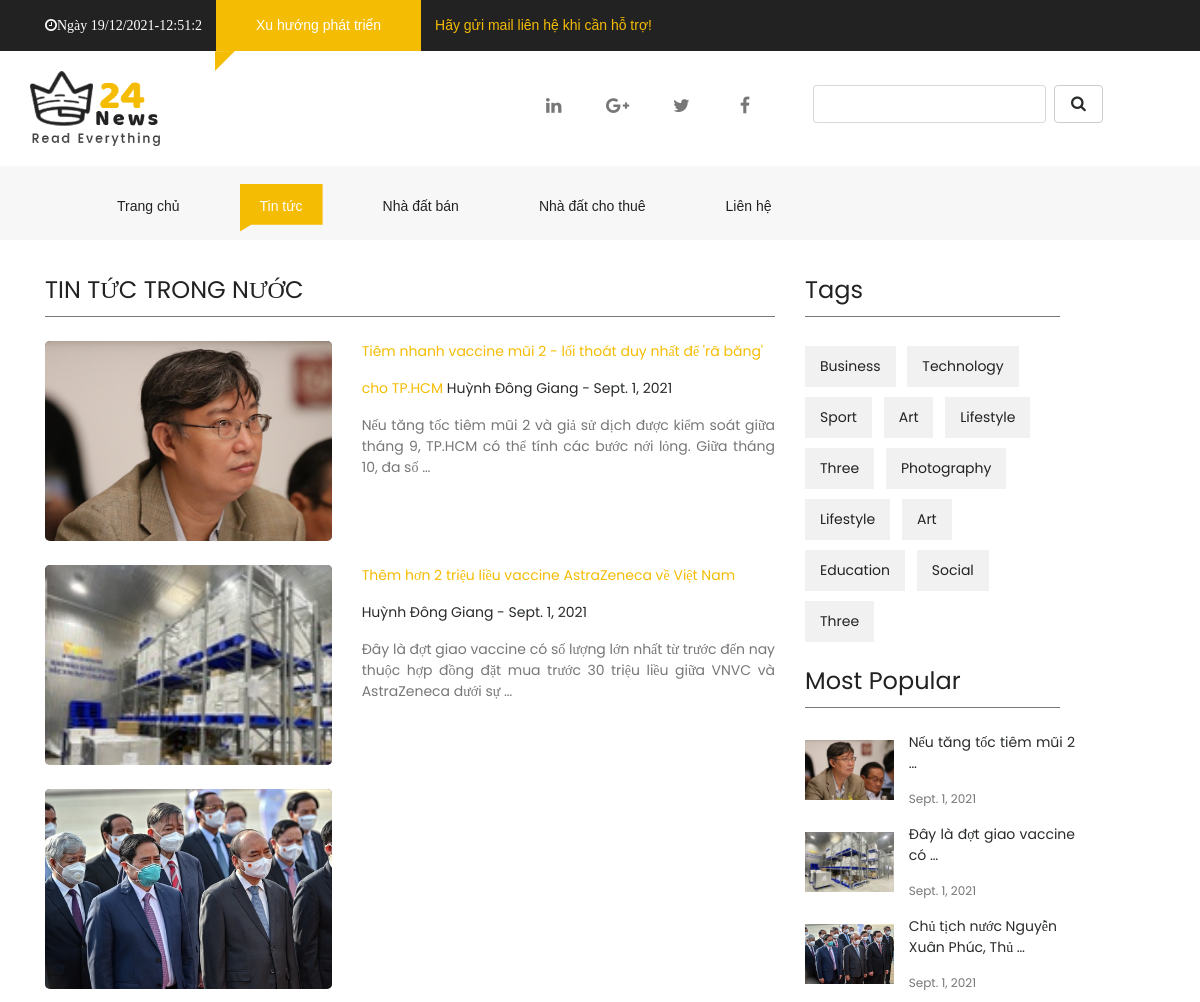
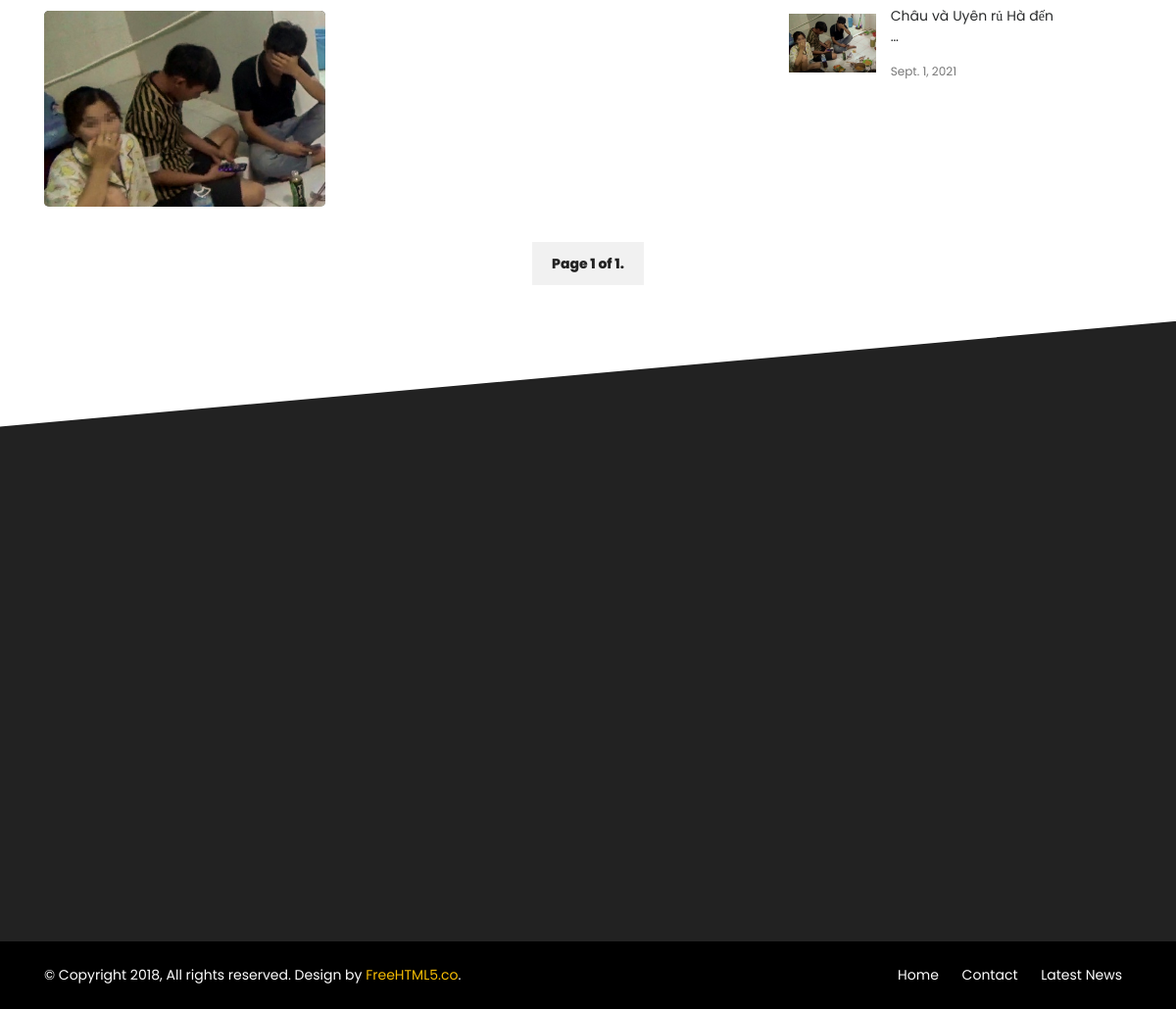
Screenshot of /tin_tuc/ with the database file from the repository (2 pictures, top to bottom).
### stories/models.py (models this page shows)
class Story(models.Model):
    name = models.CharField(unique=True, max_length=250)
    author = models.CharField(max_length=250)
    url = models.CharField(max_length=200, blank=True, null=True)
    content = RichTextUploadingField()
    public_day = models.DateField()
    category = models.ForeignKey(Category, models.DO_NOTHING)
    image = models.ImageField(upload_to='images')

### stories/views.py (the view)
# urls.py: path('tin_tuc/', views.news, name='tin_tuc'),
def news(request):
    list_story = Story.objects.filter(category_id=3)
    paginator = Paginator(list_story, 4)
    page_number = request.GET.get('page')
    page_obj = paginator.get_page(page_number)
    return render(request, 'stories/news.html', context={
        'List_story': list_story,
        'page_obj': page_obj,
    })

### stories/templates/stories/news.html (shortened to what this page needs)
{% extends 'stories/Masterbase.html' %}
{% load static %}
{% block content %}
    <div class="container-fluid pb-4 pt-4 paddding">
        <div class="container paddding">
            <div class="row mx-0">
                <div class="col-md-8 animate-box" data-animate-effect="fadeInLeft">
                    <div>
                        <div class="fh5co_heading fh5co_heading_border_bottom py-2 mb-4">TIN TỨC TRONG NƯỚC</div>
                    </div>
                    {% for story in page_obj %}
                        <div class="row pb-4">
                        <div class="col-md-5">
                            <div class="fh5co_hover_news_img">
                                <div class="fh5co_news_img"><img src="{{ story.image.url }}" alt=""/>
                                </div>
                            </div>
                        </div>
                        <div class="col-md-7 animate-box">
                            <a href='{% url 'stories:chi_tiet' story.id %}'> {{ story.name }} </a>
                            <a class="fh5co_mini_time py-3"> {{ story.author}} - {{ story.public_day}}</a>
                            <div class="fh5co_consectetur"> {{ story.content|safe|truncatewords:30 }}
                            </div>
                        </div>
                    </div>
                    {% endfor %}
                </div>
                <div class="col-md-3 animate-box" data-animate-effect="fadeInRight">
                    <div>
                        <div class="fh5co_heading fh5co_heading_border_bottom py-2 mb-4">Tags</div>
                    </div>
                    <div class="fh5co_tags_all">
                        <a href="#" class="fh5co_tagg">Business</a>
                        <a href="#" class="fh5co_tagg">Technology</a>
                        <a href="#" class="fh5co_tagg">Sport</a>
                        <a href="#" class="fh5co_tagg">Art</a>
                        <a href="#" class="fh5co_tagg">Lifestyle</a>
                        <a href="#" class="fh5co_tagg">Three</a>
                        <a href="#" class="fh5co_tagg">Photography</a>
                        <a href="#" class="fh5co_tagg">Lifestyle</a>
                        <a href="#" class="fh5co_tagg">Art</a>
                        <a href="#" class="fh5co_tagg">Education</a>
                        <a href="#" class="fh5co_tagg">Social</a>
                        <a href="#" class="fh5co_tagg">Three</a>
                    </div>
                    <div>
                        <div class="fh5co_heading fh5co_heading_border_bottom pt-3 py-2 mb-4">Most Popular</div>
                    </div>
                   {% for story in List_story %}
                         <div class="row pb-3">
                        <div class="col-5 align-self-center">
                            <a href="{% url 'stories:chi_tiet' story.id %}">
                                <img src="{{ story.image.url }}" alt="img" class="fh5co_most_trading"/>
                            </a>
                        </div>
                        <div class="col-7 paddding">
                            <div class="most_fh5co_treding_font"> {{ story.content|safe|truncatewords:7}}
                            </div>
                            <div class="most_fh5co_treding_font_123"> {{ story.public_day }}</div>
                        </div>
                    </div>
                    {% endfor %}
                </div>
            </div>
        </div>
        <div class="row  font_dg">
             <div class="col-12 text-center pb-4 pt-4">
                <span class="btn_pagging">Page {{ page_obj.number }} of {{ page_obj.paginator.num_pages }}.</span>
            </div>
        </div>
    </div>
{% endblock %}

### static_in_env/css/style_1.css (style rules this page uses)
a,a:hover { color:#f5bc04 }
.paddding { padding-left:0 !important;padding-right:0 !important }
.fh5co_heading { font-size:20px;color:#424040 }
.fh5co_heading_border_bottom { border-bottom:1px solid #777 }
.fh5co_news_img { height:200px;-webkit-border-radius:5px;-moz-border-radius:5px;-ms-border-radius:5px;border-radius:5px;overflow:hidden;position:relative;top:0;-webkit-box-shadow:inset 0 2px 3px 1px;-moz-box-shadow:inset 0 2px 3px 1px;-o-box-shadow:inset 0 2px 3px 1px;box-shadow:inset 0 2px 3px 1px;-moz-transition:all all 0.5s ease;-o-transition:all all 0.5s ease;-webkit-transition:all all 0.5s ease;-ms-transition:all all 0.5s ease;transition:all all 0.5s ease }
.fh5co_news_img>img { height:260px;min-width:100% }
.fh5co_mini_time { font-size:14px;color:#222;display:inline-block }
.fh5co_consectetur { font-size:14px;color:#777 }
.fh5co_tagg { background:#f1f1f1;padding:10px 15px;color:#222;-moz-transition:all .5s ease;-o-transition:all .5s ease;-webkit-transition:all .5s ease;-ms-transition:all .5s ease;transition:all .5s ease;margin-right:8px;margin-top:5px;margin-bottom:5px;display:inline-block }
.fh5co_most_trading { height:60px;width:100% }
.most_fh5co_treding_font_123 { font-size:12px;color:#777 }
.btn_pagging { background:#f1f1f1 !important;color:#222;padding:12px 20px !important;font-weight:800;margin:0 10px;-moz-transition:all .5s ease;-o-transition:all .5s ease;-webkit-transition:all .5s ease;-ms-transition:all .5s ease;transition:all .5s ease }
.fh5co_heading { font-size:24px;color:#222 }
.js .animate-box { opacity:0 }

### rows the page displays
Story: image (picture), name "Tiêm nhanh vaccine mũi 2 - lối thoát duy nhất để 'rã băng' cho TP.HCM", author "Huỳnh Đông Giang", public_day "Sept. 1, 2021", content "Nếu tăng tốc tiêm mũi 2 và giả sử dịch được kiểm soát giữa tháng 9, TP.HCM có thể tính các bước nới lỏng. Giữa tháng 10, đa số …", content "Nếu tăng tốc tiêm mũi 2 …"
Story: image (picture), name "Thêm hơn 2 triệu liều vaccine AstraZeneca về Việt Nam", author "Huỳnh Đông Giang", public_day "Sept. 1, 2021", content "Đây là đợt giao vaccine có số lượng lớn nhất từ trước đến nay thuộc hợp đồng đặt mua trước 30 triệu liều giữa VNVC và AstraZeneca dưới sự …", content "Đây là đợt giao vaccine có …"
Story: image (picture), content "Chủ tịch nước Nguyễn Xuân Phúc, Thủ …", public_day "Sept. 1, 2021"
Story: image (picture), content "Châu và Uyên rủ Hà đến …", public_day "Sept. 1, 2021"

### other values shown
{{ page_obj.number }} "1"
{{ page_obj.paginator.num_pages }} "1"
